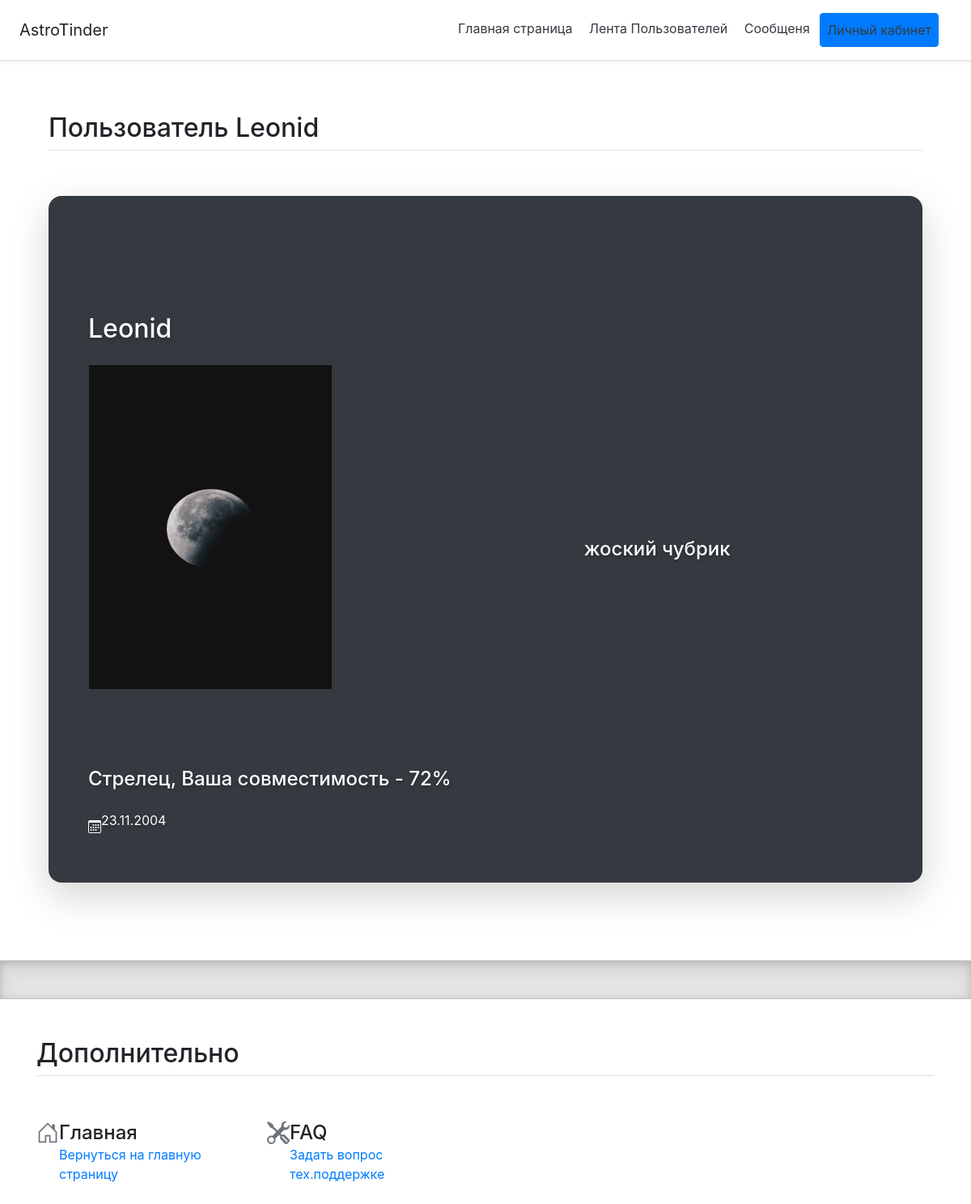
The app's page /users/2 (signed in) with its own data.
### data/users.py (models this page shows, shortened)
class User(SqlAlchemyBase, UserMixin):
    __tablename__ = 'users'
    id = sqlalchemy.Column(sqlalchemy.Integer,
                           primary_key=True, autoincrement=True)
    name = sqlalchemy.Column(sqlalchemy.String, nullable=True)
    about = sqlalchemy.Column(sqlalchemy.String, nullable=True)
    email = sqlalchemy.Column(sqlalchemy.String,
                              index=True, unique=True, nullable=True)
    hashed_password = sqlalchemy.Column(sqlalchemy.String, nullable=False)
    created_date = sqlalchemy.Column(sqlalchemy.DateTime,
                                     default=datetime.datetime.now)
    news = orm.relation("News", back_populates='user')
    birth_day_date = sqlalchemy.Column(sqlalchemy.Integer, nullable=False)

### main.py (the view)
@app.route("/users/<int:id>")
@login_required
def user(id):
    db_sess = db_session.create_session()
    z_user = db_sess.query(User).filter(User.id == id).first()
    zz = []
    user = db_sess.query(User).filter(User.id == current_user.get_id()).first()
    zz.append(f"{check_z(z_user.birth_day_date)}, Ваша совместимость -  {sov(check_z(z_user.birth_day_date), user.birth_day_date)}%")
    print(user.name, z_user.name, current_user.get_id(), z_user.id)
    return render_template("us_detail.html", us=z_user, zz=zz, title=user.name, current_user_id=current_user.get_id())

### data/db_session.py (called while the page is built)
def create_session() -> Session:
    global __factory
    return __factory()

### forms/load_user.py (called while the page is built)
@login_manager.user_loader
def load_user(user_id):
    print("load_user")
    db_sess = db_session.create_session()
    return UserLogin().fromDB(user_id, db_sess)

    def fromDB(self, user_id, db_s):
        self.__user = db_s.query(User).filter(User.id == user_id).first()
        return self

    def get_id(self):
        return str(self.__user.id)

### main.py (called while the page is built)
@app.after_request
def redirect_to_signin(response):
    if response.status_code == 401:
        return redirect(url_for("login") + '?next' + request.url)
    return response

### sovm.py (called while the page is built)
def check_z(z, n=False):
    from datetime import datetime
    import bisect
    tdays = [19, 49, 80, 110, 141, 173, 204,
             235, 256, 296, 327, 356, 366]
    zod = ["Козерог", "Водолей", "Рыбы", "Овен",
           "Телец", "Близнецы", "Рак", "Лев",
           "Дева", "Весы", "Скорпион",
           "Стрелец", "Козерог"]
    if z == None:
        d, m, g = 10, 10, 10
    else:
        d, m, g = map(int, str(z).split("."))
    if n:
        return (zod.index(check_z(z)))
    return (zod[bisect.bisect_left(tdays, (datetime(2020, m, d) - datetime(2019, 12, 31)).days)])

### templates/us_detail.html (shortened to what this page needs)
{% extends "bbase.html" %}
{% block content %}
<div class="container py-5" id="custom-cards">
    <h2 class="pb-2 border-bottom">Пользователь {{us.name}}</h2>
    <div class="row row-cols-0 align-items-stretch py-5">
        <div class="col">
            <div class="card card-cover h-100 overflow-hidden text-white bg-dark rounded-5 shadow-lg">
                <div class="d-flex flex-column h-100 p-5 pb-3 text-white text-shadow-1">
                    <h2 class="pt-5 mt-5 mb-4 display-6 lh-1 fw-bold">{{us.name}}</h2>
                    <table>
                        <tr>
                            <td>
                                <img src="/static/img/photo{{us.id}}.jpg" align="left" alt="фото профиля" width="300"
                                     height="400">
                            </td>
                            <td>
                                <ul class="d-flex list-unstyled mt-auto">
                                    <h4 class="pt-5 mt-5 mb-4 display-6 lh-1 fw-bold" align="right">{{us.about}}</h4>
                                </ul>
                            </td>
                        </tr>
                    </table>
                    {% if us.id == current_user_id %}
                    <h4 class="pt-5 mt-5 mb-4 display-6 lh-1 fw-bold">
                        Вы - саманеотразимость, ваша совместимость c самим собой - 1000%! </h4>
                    {% else %}
                    <h4 class="pt-5 mt-5 mb-4 display-6 lh-1 fw-bold">{{zz[0]}}</h4>
                    {% endif %}
                    <li class="d-flex align-items-center">
                        <svg class="bi me-2" width="1em" height="1em">
                            <use xlink:href="#calendar3"/>
                        </svg>
                        <p>{{us.birth_day_date}}</p>
                    </li>
                </div>
            </div>
        </div>
    </div>
</div>
{% endblock%}

### static/css/features.css (style rules this page uses)
.bi { vertical-align: -.125em; fill: currentColor; }
.rounded-5 { border-radius: 1rem; }
.text-shadow-1 { text-shadow: 0 .125rem .25rem rgba(0, 0, 0, .25); }
.card-cover { background-repeat: no-repeat; background-position: center center; background-size: cover; }

### records on screen
User: name "Leonid", about "жоский чубрик", birth_day_date "23.11.2004"

### other values on screen
{{ zz[0] }} "Стрелец, Ваша совместимость - 72%"
